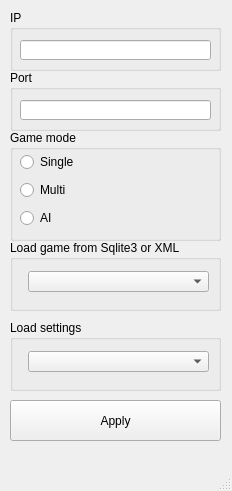
<?xml version="1.0" encoding="UTF-8"?>
<ui version="4.0">
 <class>MainWindow</class>
 <widget class="QMainWindow" name="MainWindow">
  <property name="geometry">
   <rect>
    <x>0</x>
    <y>0</y>
    <width>232</width>
    <height>491</height>
   </rect>
  </property>
  <property name="windowTitle">
   <string>MainWindow</string>
  </property>
  <widget class="QWidget" name="centralwidget">
   <widget class="QGroupBox" name="groupBox">
    <property name="geometry">
     <rect>
      <x>10</x>
      <y>10</y>
      <width>211</width>
      <height>61</height>
     </rect>
    </property>
    <property name="title">
     <string>IP</string>
    </property>
    <widget class="QLineEdit" name="lineEdit">
     <property name="geometry">
      <rect>
       <x>10</x>
       <y>30</y>
       <width>191</width>
       <height>20</height>
      </rect>
     </property>
     <property name="text">
      <string/>
     </property>
    </widget>
   </widget>
   <widget class="QGroupBox" name="groupBox_2">
    <property name="geometry">
     <rect>
      <x>10</x>
      <y>130</y>
      <width>211</width>
      <height>111</height>
     </rect>
    </property>
    <property name="title">
     <string>Game mode</string>
    </property>
    <widget class="QWidget" name="gridLayoutWidget">
     <property name="geometry">
      <rect>
       <x>10</x>
       <y>20</y>
       <width>171</width>
       <height>80</height>
      </rect>
     </property>
     <layout class="QGridLayout" name="gridLayout">
      <item row="1" column="0">
       <widget class="QRadioButton" name="radioButton_2">
        <property name="text">
         <string>Multi</string>
        </property>
       </widget>
      </item>
      <item row="0" column="0">
       <widget class="QRadioButton" name="radioButton">
        <property name="text">
         <string>Single</string>
        </property>
       </widget>
      </item>
      <item row="2" column="0">
       <widget class="QRadioButton" name="radioButton_3">
        <property name="text">
         <string>AI</string>
        </property>
       </widget>
      </item>
     </layout>
    </widget>
   </widget>
   <widget class="QGroupBox" name="groupBox_3">
    <property name="geometry">
     <rect>
      <x>10</x>
      <y>240</y>
      <width>211</width>
      <height>71</height>
     </rect>
    </property>
    <property name="title">
     <string>Load game from Sqlite3 or XML</string>
    </property>
    <widget class="QComboBox" name="comboBox">
     <property name="geometry">
      <rect>
       <x>18</x>
       <y>31</y>
       <width>181</width>
       <height>21</height>
      </rect>
     </property>
    </widget>
   </widget>
   <widget class="QGroupBox" name="groupBox_5">
    <property name="geometry">
     <rect>
      <x>10</x>
      <y>320</y>
      <width>211</width>
      <height>71</height>
     </rect>
    </property>
    <property name="title">
     <string>Load settings</string>
    </property>
    <widget class="QComboBox" name="comboBox_3">
     <property name="geometry">
      <rect>
       <x>18</x>
       <y>31</y>
       <width>181</width>
       <height>21</height>
      </rect>
     </property>
    </widget>
   </widget>
   <widget class="QPushButton" name="pushButton">
    <property name="geometry">
     <rect>
      <x>10</x>
      <y>400</y>
      <width>211</width>
      <height>41</height>
     </rect>
    </property>
    <property name="text">
     <string>Apply</string>
    </property>
   </widget>
   <widget class="QGroupBox" name="groupBox_4">
    <property name="geometry">
     <rect>
      <x>10</x>
      <y>70</y>
      <width>211</width>
      <height>61</height>
     </rect>
    </property>
    <property name="title">
     <string>Port</string>
    </property>
    <widget class="QLineEdit" name="lineEdit_2">
     <property name="geometry">
      <rect>
       <x>10</x>
       <y>30</y>
       <width>191</width>
       <height>20</height>
      </rect>
     </property>
     <property name="text">
      <string/>
     </property>
    </widget>
   </widget>
  </widget>
  <widget class="QMenuBar" name="menubar">
   <property name="geometry">
    <rect>
     <x>0</x>
     <y>0</y>
     <width>232</width>
     <height>21</height>
    </rect>
   </property>
  </widget>
  <widget class="QStatusBar" name="statusbar"/>
 </widget>
 <resources/>
 <connections/>
</ui>
